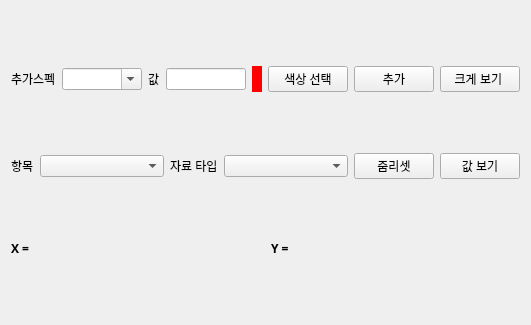
<?xml version="1.0" encoding="UTF-8"?>
<ui version="4.0">
 <class>Etching_base_chart_view</class>
 <widget class="QWidget" name="Etching_base_chart_view">
  <property name="geometry">
   <rect>
    <x>0</x>
    <y>0</y>
    <width>531</width>
    <height>325</height>
   </rect>
  </property>
  <property name="windowTitle">
   <string>Form</string>
  </property>
  <layout class="QGridLayout" name="gridLayout_2">
   <item row="0" column="0">
    <layout class="QHBoxLayout" name="layout_1">
     <item>
      <widget class="QLabel" name="LA_add_spec">
       <property name="sizePolicy">
        <sizepolicy hsizetype="Maximum" vsizetype="Preferred">
         <horstretch>0</horstretch>
         <verstretch>0</verstretch>
        </sizepolicy>
       </property>
       <property name="text">
        <string>추가스펙</string>
       </property>
      </widget>
     </item>
     <item>
      <widget class="QComboBox" name="newline_spec">
       <property name="sizePolicy">
        <sizepolicy hsizetype="Minimum" vsizetype="Fixed">
         <horstretch>0</horstretch>
         <verstretch>0</verstretch>
        </sizepolicy>
       </property>
       <property name="editable">
        <bool>true</bool>
       </property>
       <item>
        <property name="text">
         <string/>
        </property>
       </item>
       <item>
        <property name="text">
         <string>+++</string>
        </property>
       </item>
       <item>
        <property name="text">
         <string>---</string>
        </property>
       </item>
      </widget>
     </item>
     <item>
      <widget class="QLabel" name="LA_add_spec_value">
       <property name="sizePolicy">
        <sizepolicy hsizetype="Maximum" vsizetype="Preferred">
         <horstretch>0</horstretch>
         <verstretch>0</verstretch>
        </sizepolicy>
       </property>
       <property name="text">
        <string>값</string>
       </property>
      </widget>
     </item>
     <item>
      <widget class="QLineEdit" name="newline_value">
       <property name="maximumSize">
        <size>
         <width>80</width>
         <height>16777215</height>
        </size>
       </property>
      </widget>
     </item>
     <item>
      <widget class="QLabel" name="line_colorview">
       <property name="sizePolicy">
        <sizepolicy hsizetype="Maximum" vsizetype="Preferred">
         <horstretch>0</horstretch>
         <verstretch>0</verstretch>
        </sizepolicy>
       </property>
       <property name="styleSheet">
        <string notr="true">background-color: rgb(255, 0, 0);</string>
       </property>
       <property name="text">
        <string>   </string>
       </property>
      </widget>
     </item>
     <item>
      <widget class="QPushButton" name="select_color_btn">
       <property name="text">
        <string>색상 선택</string>
       </property>
      </widget>
     </item>
     <item>
      <widget class="QPushButton" name="line_add_btn">
       <property name="text">
        <string>추가</string>
       </property>
      </widget>
     </item>
     <item>
      <widget class="QPushButton" name="bigview_btn">
       <property name="text">
        <string>크게 보기 </string>
       </property>
      </widget>
     </item>
    </layout>
   </item>
   <item row="3" column="0">
    <layout class="QGridLayout" name="chart_layout"/>
   </item>
   <item row="2" column="0">
    <layout class="QHBoxLayout" name="layout_3">
     <property name="sizeConstraint">
      <enum>QLayout::SetDefaultConstraint</enum>
     </property>
     <item>
      <widget class="QLabel" name="LA_X_value">
       <property name="sizePolicy">
        <sizepolicy hsizetype="Maximum" vsizetype="Maximum">
         <horstretch>0</horstretch>
         <verstretch>0</verstretch>
        </sizepolicy>
       </property>
       <property name="font">
        <font>
         <family>맑은 고딕</family>
         <pointsize>9</pointsize>
         <weight>75</weight>
         <bold>true</bold>
        </font>
       </property>
       <property name="layoutDirection">
        <enum>Qt::LeftToRight</enum>
       </property>
       <property name="text">
        <string>X = </string>
       </property>
      </widget>
     </item>
     <item>
      <widget class="QLabel" name="X_value">
       <property name="sizePolicy">
        <sizepolicy hsizetype="Preferred" vsizetype="Maximum">
         <horstretch>0</horstretch>
         <verstretch>0</verstretch>
        </sizepolicy>
       </property>
       <property name="font">
        <font>
         <family>맑은 고딕</family>
         <pointsize>9</pointsize>
         <weight>75</weight>
         <bold>true</bold>
        </font>
       </property>
       <property name="layoutDirection">
        <enum>Qt::LeftToRight</enum>
       </property>
       <property name="text">
        <string/>
       </property>
      </widget>
     </item>
     <item>
      <widget class="QLabel" name="LA_Y_value">
       <property name="sizePolicy">
        <sizepolicy hsizetype="Maximum" vsizetype="Maximum">
         <horstretch>0</horstretch>
         <verstretch>0</verstretch>
        </sizepolicy>
       </property>
       <property name="maximumSize">
        <size>
         <width>16777215</width>
         <height>16777215</height>
        </size>
       </property>
       <property name="font">
        <font>
         <family>맑은 고딕</family>
         <pointsize>9</pointsize>
         <weight>75</weight>
         <bold>true</bold>
        </font>
       </property>
       <property name="layoutDirection">
        <enum>Qt::LeftToRight</enum>
       </property>
       <property name="text">
        <string>Y =</string>
       </property>
      </widget>
     </item>
     <item>
      <widget class="QLabel" name="Y_value">
       <property name="sizePolicy">
        <sizepolicy hsizetype="Preferred" vsizetype="Maximum">
         <horstretch>0</horstretch>
         <verstretch>0</verstretch>
        </sizepolicy>
       </property>
       <property name="font">
        <font>
         <family>맑은 고딕</family>
         <pointsize>9</pointsize>
         <weight>75</weight>
         <bold>true</bold>
        </font>
       </property>
       <property name="layoutDirection">
        <enum>Qt::LeftToRight</enum>
       </property>
       <property name="text">
        <string/>
       </property>
      </widget>
     </item>
    </layout>
   </item>
   <item row="1" column="0">
    <layout class="QHBoxLayout" name="layout_2">
     <item>
      <widget class="QLabel" name="LA_item">
       <property name="sizePolicy">
        <sizepolicy hsizetype="Maximum" vsizetype="Maximum">
         <horstretch>0</horstretch>
         <verstretch>0</verstretch>
        </sizepolicy>
       </property>
       <property name="text">
        <string>항목</string>
       </property>
      </widget>
     </item>
     <item>
      <widget class="QComboBox" name="cb_item"/>
     </item>
     <item>
      <widget class="QLabel" name="LA_type">
       <property name="sizePolicy">
        <sizepolicy hsizetype="Maximum" vsizetype="Maximum">
         <horstretch>0</horstretch>
         <verstretch>0</verstretch>
        </sizepolicy>
       </property>
       <property name="text">
        <string>자료 타입</string>
       </property>
      </widget>
     </item>
     <item>
      <widget class="QComboBox" name="cb_type"/>
     </item>
     <item>
      <widget class="QPushButton" name="zoomreset_btn">
       <property name="sizePolicy">
        <sizepolicy hsizetype="Maximum" vsizetype="Fixed">
         <horstretch>0</horstretch>
         <verstretch>0</verstretch>
        </sizepolicy>
       </property>
       <property name="text">
        <string>줌리셋</string>
       </property>
      </widget>
     </item>
     <item>
      <widget class="QPushButton" name="view_linelabel_btn">
       <property name="sizePolicy">
        <sizepolicy hsizetype="Maximum" vsizetype="Fixed">
         <horstretch>0</horstretch>
         <verstretch>0</verstretch>
        </sizepolicy>
       </property>
       <property name="text">
        <string>값 보기</string>
       </property>
      </widget>
     </item>
    </layout>
   </item>
  </layout>
  <zorder></zorder>
  <zorder></zorder>
  <zorder></zorder>
  <zorder></zorder>
 </widget>
 <resources/>
 <connections/>
</ui>
